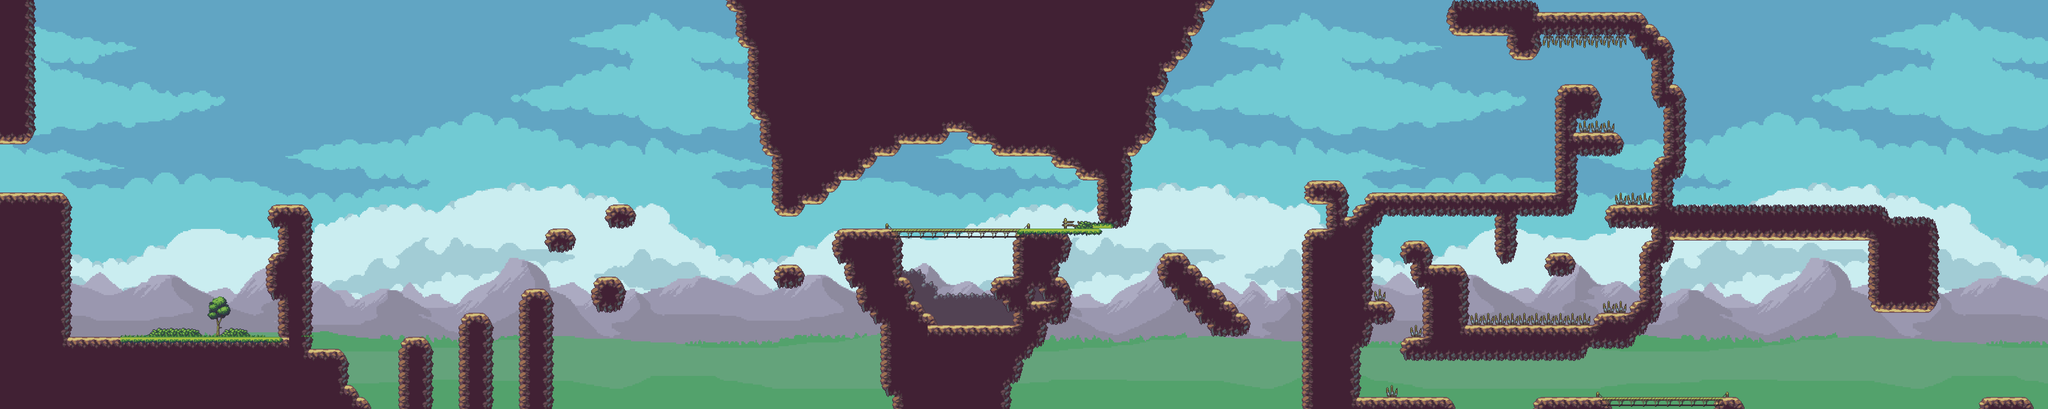

This game map was drawn from its Tiled (.tmx) file and the tilesets committed beside it. A one-line description and the trimmed map source follow:
An orthogonal 170x34 tile map with 32x32 px tiles, 9 tile layers (Parallax4, Parallax3, Parallax2, Parallax1, ...), 7 tilesets and 151 objects (139x Floor, 10x Die, Win).

<map version="1.0" orientation="orthogonal" renderorder="right-down" width="170" height="34" tilewidth="32" tileheight="32" nextobjectid="243">
 <tileset firstgid="1" name="Tileset" tilewidth="32" tileheight="32" tilecount="60" columns="10">
  <image source="Textures/Tileset.png" width="320" height="192" />
  <terraintypes>
   <terrain name="air_rock" tile="-1" />
   <terrain name="air_rock_grass" tile="-1" />
   <terrain name="Nuevo Terreno" tile="-1" />
  </terraintypes>
  <tile id="0" terrain=",,0,0" />
  <tile id="1" terrain=",,0,0" />
  <tile id="2" terrain=",,0,0" />
  <tile id="26" terrain=",0,," />
  <tile id="27" terrain="0,0,," />
  <tile id="28" terrain="0,0,," />
  <tile id="29" terrain="0,,," />
 </tileset>
 <tileset firstgid="61" name="Tilesetdown" tilewidth="32" tileheight="32" tilecount="60" columns="10">
  <image source="Textures/Tilesetdown.png" width="320" height="192" />
 </tileset>
 <tileset firstgid="121" name="Trees" tilewidth="32" tileheight="32" tilecount="32" columns="8">
  <image source="Textures/Trees.png" width="256" height="128" />
 </tileset>
 <tileset firstgid="153" name="BGBack" tilewidth="32" tileheight="32" tilecount="1836" columns="54">
  <image source="Textures/BGBack.png" width="1741" height="1088" />
 </tileset>
 <tileset firstgid="1989" name="BGFront" tilewidth="32" tileheight="32" tilecount="1836" columns="54">
  <image source="Textures/BGFront.png" width="1741" height="1088" />
 </tileset>
 <tileset firstgid="3825" name="CloudsFront" tilewidth="32" tileheight="32" tilecount="1836" columns="54">
  <image source="Textures/CloudsFront.png" width="1741" height="1088" />
 </tileset>
 <tileset firstgid="5661" name="CloudsBack" tilewidth="32" tileheight="32" tilecount="1836" columns="54">
  <image source="Textures/CloudsBack.png" width="1741" height="1088" />
 </tileset>
 <layer name="Parallax4" width="170" height="34">
  <properties>
   <property name="ParallaxSpeed" type="float" value="0.25" />
  </properties>
  <data>[5780 cells, 5780 non-empty, 1836 distinct tile ids]</data>
 </layer>
 <layer name="Parallax3" width="170" height="34">
  <properties>
   <property name="ParallaxSpeed" type="float" value="0.5" />
  </properties>
  <data>[5780 cells, 5777 non-empty, 1836 distinct tile ids]</data>
 </layer>
 <layer name="Parallax2" width="170" height="34">
  <properties>
   <property name="ParallaxSpeed" type="float" value="0.75" />
  </properties>
  <data>[5780 cells, 5780 non-empty, 1836 distinct tile ids]</data>
 </layer>
 <layer name="Parallax1" width="170" height="34">
  <properties>
   <property name="ParallaxSpeed" type="float" value="1" />
  </properties>
  <data>[5780 cells, 5776 non-empty, 1835 distinct tile ids]</data>
 </layer>
 <layer name="Trees" width="170" height="34">
  <properties>
   <property name="ParallaxSpeed" type="float" value="1" />
  </properties>
  <data>[5780 cells, 12 non-empty, 12 distinct tile ids]</data>
 </layer>
 <layer name="Wall_BG" width="170" height="34">
  <properties>
   <property name="ParallaxSpeed" type="float" value="1" />
  </properties>
  <data>[5780 cells, 85 non-empty, 9 distinct tile ids]</data>
 </layer>
 <layer name="Platforms" width="170" height="34">
  <properties>
   <property name="ParallaxSpeed" type="float" value="1" />
  </properties>
  <data>[5780 cells, 1698 non-empty, 33 distinct tile ids]</data>
 </layer>
 <layer name="Bridges" width="170" height="34">
  <properties>
   <property name="ParallaxSpeed" type="float" value="1" />
  </properties>
  <data>[5780 cells, 26 non-empty, 4 distinct tile ids]</data>
 </layer>
 <layer name="Grass" width="170" height="34">
  <properties>
   <property name="ParallaxSpeed" type="float" value="1" />
  </properties>
  <data>[5780 cells, 42 non-empty, 12 distinct tile ids]</data>
 </layer>
 <objectgroup name="Colliders">
  <object id="6" name="Floor" x="740.333" y="543.5" width="88.1667" height="355.833" />
  <object id="8" x="64" y="897" width="0.333333" />
  <object id="21" name="Floor" x="-1.81818" y="896.182" width="830.182" height="199.818" />
  <object id="67" name="Floor" x="712.5" y="543.5" width="30.75" height="64.75" />
  <object id="68" name="Floor" x="712.5" y="672.25" width="30.5" height="125" />
  <object id="69" name="Floor" x="-80" y="513" width="265" height="389" />
  <object id="70" name="Floor" x="-73" y="-99" width="157" height="482" />
  <object id="71" name="Floor" x="826.667" y="930" width="96.6667" height="178" />
  <object id="72" name="Floor" x="922.667" y="1026" width="28" height="94" />
  <object id="73" name="Floor" x="948.667" y="1058" width="36.6667" height="60.6667" />
  <object id="74" name="Floor" x="1060.67" y="897.333" width="88" height="246" />
  <object id="75" name="Floor" x="1222" y="834" width="86.6667" height="286.667" />
  <object id="76" name="Floor" x="1379.33" y="768" width="88" height="351.333" />
  <object id="77" name="Die" x="724" y="1084" width="4565" height="220" />
  <object id="78" name="Floor" x="1463" y="606.667" width="47" height="62.6667" />
  <object id="79" name="Floor" x="1497.33" y="611" width="17.6667" height="53.6667" />
  <object id="80" name="Floor" x="1510.33" y="618.667" width="10.3333" height="43.3333" />
  <object id="81" name="Floor" x="1517" y="625" width="8.66667" height="29.6667" />
  <object id="82" name="Floor" x="1523.33" y="630.667" width="6" height="16" />
  <object id="83" name="Floor" x="1456.67" y="611.667" width="8.66667" height="55.3333" />
  <object id="84" name="Floor" x="1452" y="619" width="5.66667" height="36" />
  <object id="85" name="Floor" x="1447.33" y="623.667" width="4.66667" height="27.3333" />
  <object id="86" name="Floor" x="1676.67" y="562.333" width="8.66667" height="29.6667" />
  <object id="87" name="Floor" x="1622.67" y="544" width="47" height="62.6667" />
  <object id="88" name="Floor" x="1657" y="548.333" width="17.6667" height="53.6667" />
  <object id="89" name="Floor" x="1683" y="568" width="6" height="16" />
  <object id="90" name="Floor" x="1607" y="561" width="4.66667" height="27.3333" />
  <object id="91" name="Floor" x="1616.34" y="549" width="8.66667" height="55.3333" />
  <object id="92" name="Floor" x="1611.67" y="556.333" width="5.66667" height="36" />
  <object id="93" name="Floor" x="1670" y="556" width="10.3333" height="43.3333" />
  <object id="102" name="Floor" x="1596.55" y="735.818" width="41.8182" height="95.6364" />
  <object id="103" name="Floor" x="1585.64" y="739.455" width="59.2727" height="89.8182" />
  <object id="104" name="Floor" x="1579.09" y="747.273" width="70.7273" height="75.6364" />
  <object id="105" name="Floor" x="1649.09" y="756" width="8" height="56.5455" />
  <object id="106" name="Floor" x="1573.27" y="766" width="6.54545" height="41.0909" />
  <object id="107" name="Floor" x="1656.55" y="770.364" width="5.63636" height="23.0909" />
  <object id="108" name="Floor" x="2065.13" y="709.364" width="8.66667" height="55.3333" />
  <object id="109" name="Floor" x="2125.46" y="722.697" width="8.66667" height="29.6667" />
  <object id="110" name="Floor" x="2131.79" y="728.364" width="6" height="16" />
  <object id="111" name="Floor" x="2118.79" y="716.364" width="10.3333" height="43.3333" />
  <object id="112" name="Floor" x="2105.79" y="708.697" width="17.6667" height="53.6667" />
  <object id="113" name="Floor" x="2055.79" y="721.364" width="4.66667" height="27.3333" />
  <object id="114" name="Floor" x="2071.46" y="704.364" width="47" height="62.6667" />
  <object id="115" name="Floor" x="2060.46" y="716.697" width="5.66667" height="36" />
  <object id="116" name="Floor" x="2017.33" y="-4" width="1052" height="350.667" />
  <object id="117" name="Floor" x="2018" y="346.667" width="498" height="34" />
  <object id="118" name="Floor" x="2024" y="378.667" width="360" height="34" />
  <object id="119" name="Floor" x="2050.67" y="413.333" width="264" height="32" />
  </objectgroup>
</map>
<!-- 103 of 151 objects omitted -->
